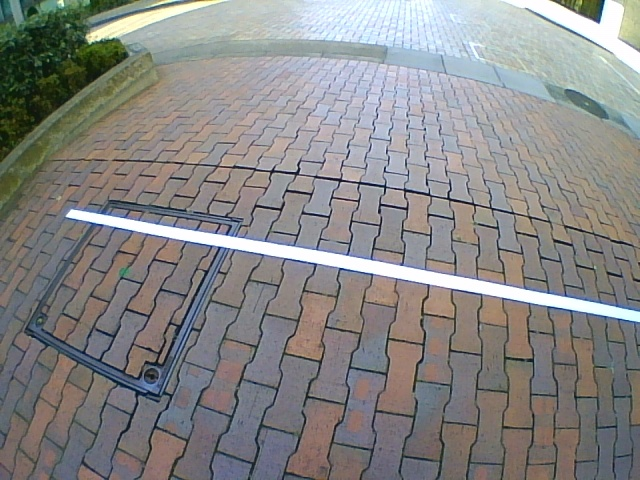
#> input picture image/tsudanuma_usbcam_1030/ラベリング済み/tsudanuma_usbcam_1030/2021-10-30-10-41-44/frame000016.jpg, 640 x 480 px, found by its file name
$ python test002.py   (older library calls are emulated)
#> lines starting #> are read from the running program, lines starting #| are printed output that depends on the picture; after the words box and inside, x2 and y2 are one past the last pixel; in counts of white or black regions, pixels touching at a corner belong together
# from distutils.log import info
# from tkinter import image_names
# from types import GeneratorType

from multiprocessing.context import assert_spawning
from turtle import shape, up
from attr import assoc
from cv2 import cvtColor, threshold
import std_msgs
import numpy as np
import cv2
from PIL import Image
import matplotlib.pyplot as plt
import numpy.linalg as LA
import math
import csv
#from keras.preprocessing import image
# matplotlib inline

path = "/home/fmasa/catkin_ws/src/detect_white_line/image/tsukuba/"
dir = "/home/fmasa/catkin_ws/src/detect_white_line/image/"
tsudanuma = "/home/fmasa/catkin_ws/src/detect_white_line/image/tsudanuma/"
tsudanuma_usb = "/home/fmasa/catkin_ws/src/detect_white_line/image/tsudanuma_usbcam_1030/"
day = "2021-10-30-10-"

size = (640, 480)

'''
select dir and image
'''
# img = cv2.imread(path + "frame_246.jpg")
img = cv2.imread(tsudanuma_usb + day + "41-44/frame000016.jpg")
#> img is the input picture: shape (480, 640, 3); mean B, G, R 133.8, 134.7, 135.2
# [4 lines of commented-out code are left out]

img2 = cv2.cvtColor(img, cv2.COLOR_BGR2RGB)
np_img = np.array(img2)
img_copy = img.copy()

img_copy = cv2.medianBlur(img_copy, 5)
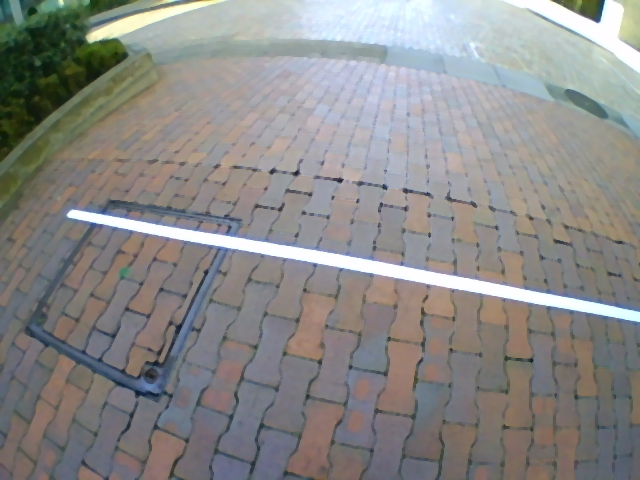
#> img_copy: shape (480, 640, 3); mean B, G, R 136, 137.3, 137.9
hsv = cv2.cvtColor(img_copy, cv2.COLOR_BGR2HSV)
#> hsv: shape (480, 640, 3); mean H, S, V 71.6, 35, 146.4
# tsukuba 60, 0, 150 : tsudanuma 60, 0, 240 : tsudanuma shadowb 60, 0, 230
lower_white = np.array([60, 0, 230])
# tsukuba 180, 45, 255 : tsudanuma 200, 45 ,255 : tsudanuma shadow 210, 60, 255
upper_white = np.array([200, 45, 255])

lower_silver = np.array([0, 0, 75])
upper_silver = np.array([0, 0, 200])

mask_white = cv2.inRange(hsv, lower_white, upper_white)
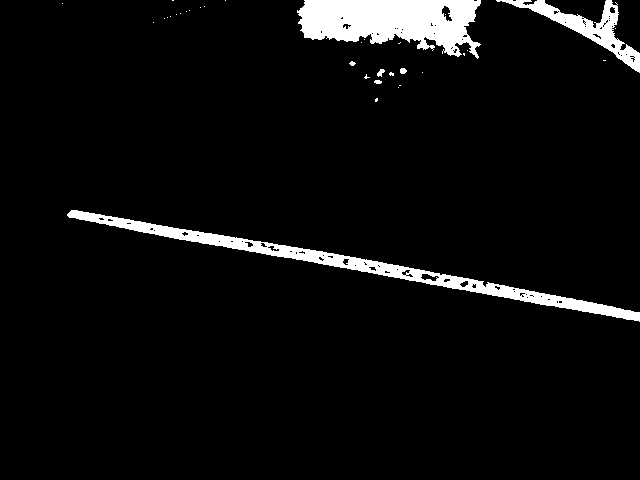
#> mask_white: shape (480, 640); 5.1% white; 34 white regions (27 under 20 px), largest, box (x1, y1, x2, y2) and area: (297, 0, 481, 59) 7168, (67, 210, 640, 322) 6143, (496, 0, 640, 73) 2252
res_white = cv2.bitwise_and(img_copy, img_copy, mask=mask_white)

mask_silver = cv2.inRange(hsv, lower_silver, upper_silver)
#> mask_silver: shape (480, 640); 0.19% white in thin lines or dots, all inside (x1, y1, x2, y2) = (3, 55, 640, 480)
res_silver = cv2.bitwise_and(img_copy, img_copy, mask=mask_silver)

plt.figure(figsize=(5, 5))
plt.xticks([]), plt.yticks([])
plt.imshow(res_white)
plt.show()


# plt.figure(figsize=(5, 5))
# # img2 = img[:, :, ::-1]
# plt.xticks([]), plt.yticks([])
# plt.imshow(img[:, ::-1])

gray = cv2.cvtColor(img, cv2.COLOR_BGR2GRAY)
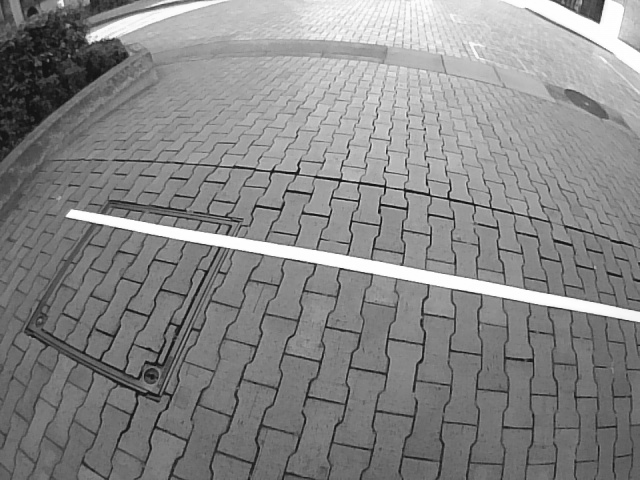
#> gray: shape (480, 640); min 15, max 255, mean 134.7
gray_white = cv2.cvtColor(res_white, cv2.COLOR_BGR2GRAY)
# cv2.imwrite("image/gray.jpg", gray)
img_p = gray_white
gray = gray_white

# [12 lines of commented-out code are left out]

kernel_x = np.array([[-1, 0, 1], [-2, 0, 2], [-1, 0, 1]])
kernel_y = np.array([[-1, -2, -1], [0, 0, 0], [1, 2, 1]])

gray_x = cv2.filter2D(gray, cv2.CV_64F, kernel_x)
gray_y = cv2.filter2D(gray, cv2.CV_64F, kernel_y)
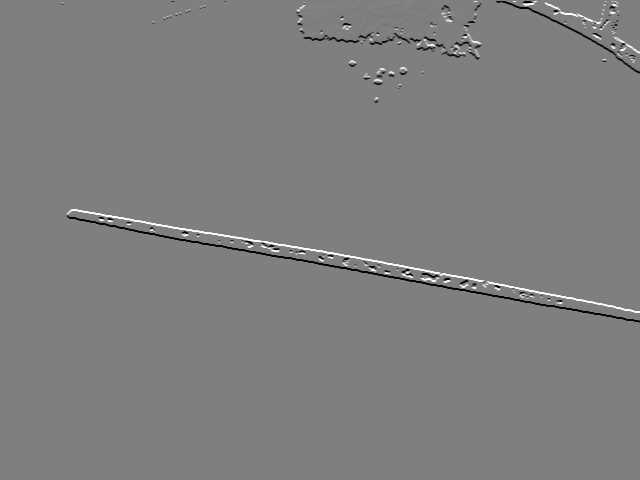
#> gray_y: shape (480, 640) float64; min -1016, max 1017, mean -1.4; drawn with min black and max white

sobel = cv2.Sobel(gray, cv2.CV_8U, 1, 0, ksize=5)
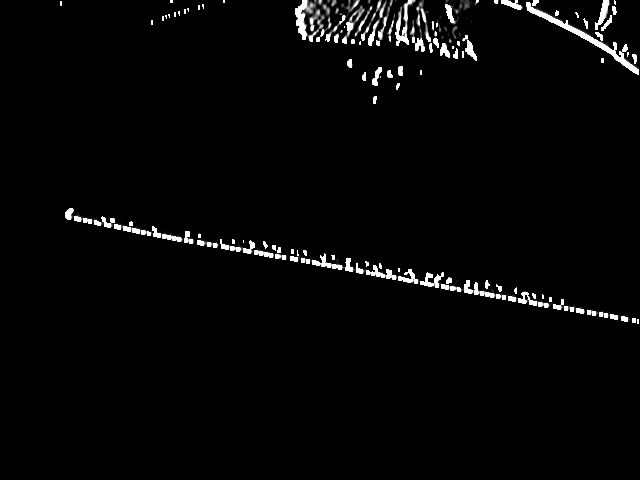
#> sobel: shape (480, 640); min 0, max 255, mean 6.4

lapsian = cv2.Laplacian(gray, cv2.CV_64F)

edges = np.sqrt(gray_x**2 + gray_y**2)
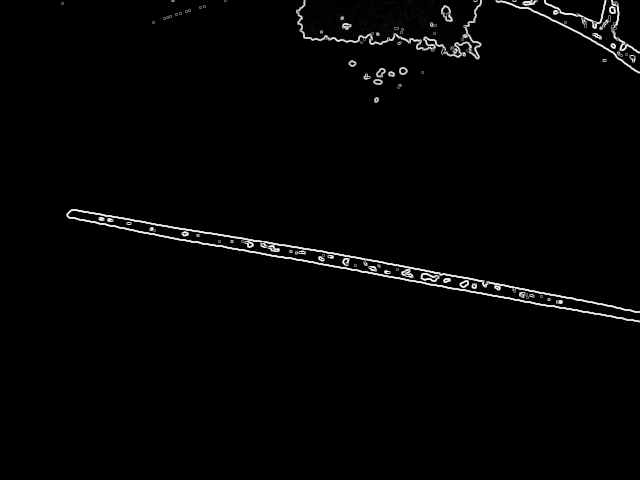
#> edges: shape (480, 640) float64; min 0, max 1137.3, mean 18.1; drawn with min black and max white

img_pp = edges
# [9 lines of commented-out code are left out]


# [8 lines left out: function template, not called in this run]


# template(dir + "template001.png")
# template(dir + "template002.png")
def calc_haarlike(crop_img):
    crop_img = crop_img[:, ::-1]

    threshold = 10
    rect_w = 10
    pattern_w = rect_w // 2
    width = crop_img.shape[0]

    peak_index = 0
    max_value = 0

    for index in range(width-rect_w):
        a1 = np.mean(crop_img[index: index+pattern_w, :])
        a2 = np.mean(crop_img[index+pattern_w: index+rect_w, :])
        H = a1-a2
        # [6 lines of commented-out code are left out]

        if max_value < H and H - max_value > threshold:
            max_value = H
            peak_index = index

    index = width - peak_index + rect_w
    return index if max_value > 0 else -1


def candidate_extraction(img):
    h, w = img.shape[0], img.shape[1]
#> h = 480; w = 640
    wh = 8
    window_pos = np.array([
        [[100, 200], [108, 470]],
        [[168, 200], [176, 470]],
        [[236, 200], [244, 470]],
        [[400, 200], [408, 470]],
        [[316, 200], [324, 470]],
        [[470, 200], [478, 470]],
        [[540, 200], [548, 470]]
    ])
    for i, ((x1, y1), (x2, y2)) in enumerate(window_pos):
        crop_img = gray[y1: y2, x1: x2]
        cv2.rectangle(img2, (x1, y1), (x2, y2), (255, 0, 0), 1)
        peak_index = calc_haarlike(crop_img)
        cv2.circle(img2, (x2-4,  470 - peak_index),
                   4, (0, 0, 255), thickness=2)
#> this loop made 7 passes
#> peak_index on passes 1 to 7: 261, 247, 235, 206, 221, 193, 180
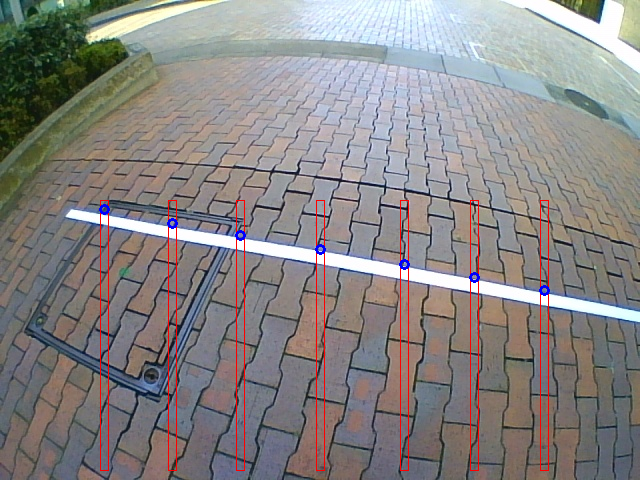
#> img2: shape (480, 640, 3); mean R, G, B 136.5, 133, 132.4


# [53 lines left out: functions image_vector, hough, not called in this run]


# hough()
candidate_extraction(gray)
# plt.figure(figsize=(5, 5))
# plt.xticks([]), plt.yticks([])
plt.imshow(img2)
# image_vector()
# print(np_img[0, 0, 1])


plt.show()

$ run again, with image/tsudanuma_usbcam_1030/ラベリング済み/tsudanuma_usbcam_1030/2021-10-30-10-41-44/frame000009.jpg copied over image/tsudanuma_usbcam_1030/ラベリング済み/tsudanuma_usbcam_1030/2021-10-30-10-41-44/frame000016.jpg
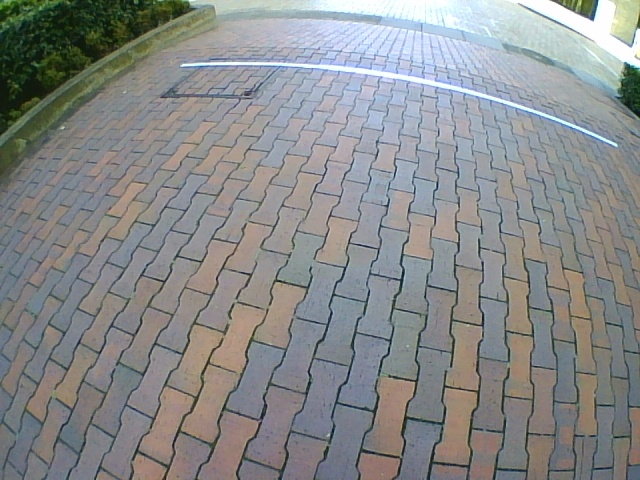
#> input picture image/tsudanuma_usbcam_1030/ラベリング済み/tsudanuma_usbcam_1030/2021-10-30-10-41-44/frame000009.jpg, 640 x 480 px, found by its file name
#> img is the input picture: shape (480, 640, 3); mean B, G, R 138.6, 138.4, 136.3
#> hsv: shape (480, 640, 3); mean H, S, V 75.6, 33.4, 149.2
#> `mask_white = cv2.inRange(hsv, lower_white, upper_white)`:
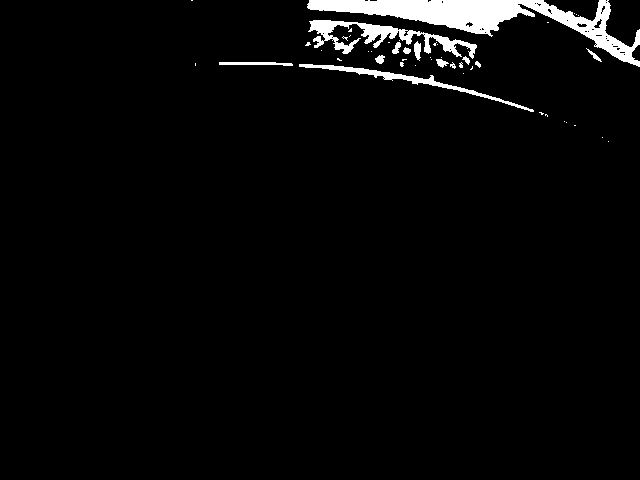
#> mask_white: shape (480, 640); 3.3% white; 47 white regions (34 under 20 px), largest, box (x1, y1, x2, y2) and area: (307, 0, 640, 67) 6334, (308, 20, 477, 59) 1900, (299, 64, 534, 112) 1050
#> mask_silver: shape (480, 640); 0.18% white in thin lines or dots
#> after the loop in candidate_extraction, `for i, ((x1, y1), (x2, y2)) in enumerate(window_pos):`:
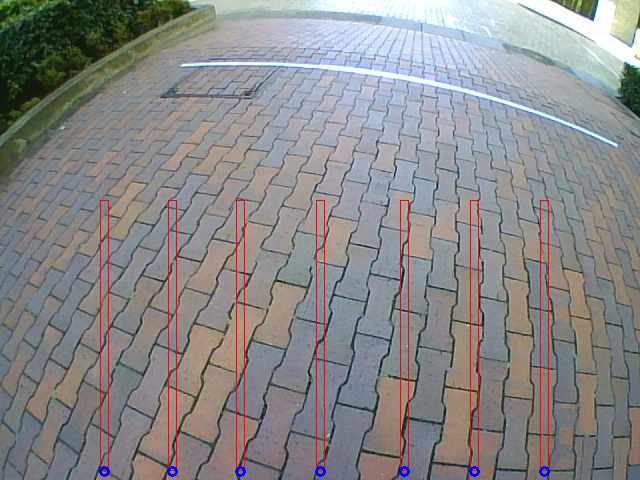
#> img2: shape (480, 640, 3); mean R, G, B 137.7, 136.7, 137.3

$ run again, with image/tsudanuma_usbcam_1030/ラベリング済み/tsudanuma_usbcam_1030/2021-10-30-10-41-44/frame000039.jpg copied over image/tsudanuma_usbcam_1030/ラベリング済み/tsudanuma_usbcam_1030/2021-10-30-10-41-44/frame000016.jpg
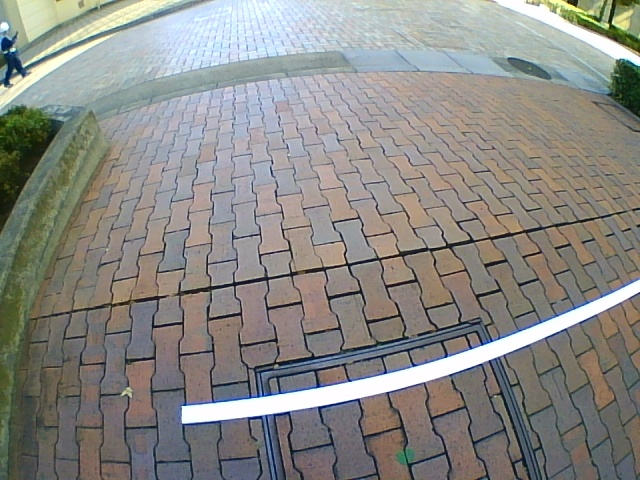
#> input picture image/tsudanuma_usbcam_1030/ラベリング済み/tsudanuma_usbcam_1030/2021-10-30-10-41-44/frame000039.jpg, 640 x 480 px, found by its file name
#> img is the input picture: shape (480, 640, 3); mean B, G, R 133.1, 137.1, 137.8
#> hsv: shape (480, 640, 3); mean H, S, V 62.1, 37.4, 148.2
#> `mask_white = cv2.inRange(hsv, lower_white, upper_white)`:
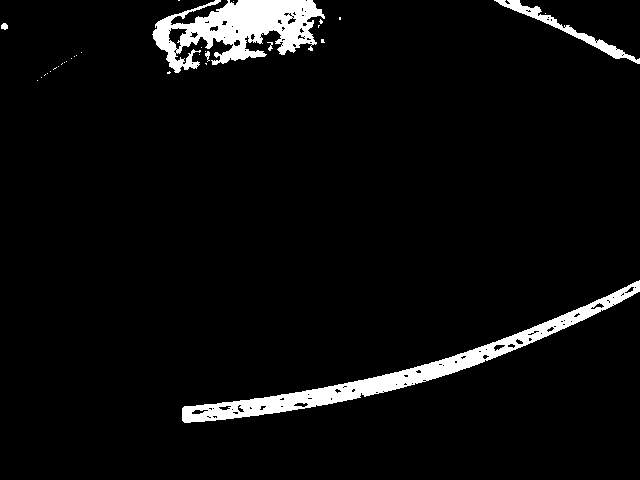
#> mask_white: shape (480, 640); 4.8% white; 32 white regions (26 under 20 px), largest, box (x1, y1, x2, y2) and area: (182, 280, 640, 423) 6986, (152, 0, 325, 73) 6447, (494, 0, 640, 64) 1139, (1, 23, 8, 30) 38, (205, 51, 210, 62) 30, (267, 42, 273, 51) 26
#> mask_silver: shape (480, 640); 0.13% white in thin lines or dots, all inside (x1, y1, x2, y2) = (44, 73, 638, 478)
#> the loop in candidate_extraction, `for i, ((x1, y1), (x2, y2)) in enumerate(window_pos):` made 7 passes
#> peak_index on passes 1 to 7: -1, -1, 67, 98, 79, 119, 148
#> after the loop in candidate_extraction, `for i, ((x1, y1), (x2, y2)) in enumerate(window_pos):`:
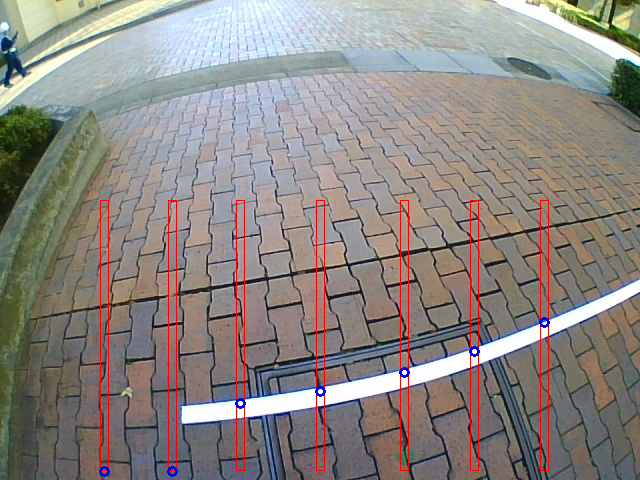
#> img2: shape (480, 640, 3); mean R, G, B 139.2, 135.4, 131.7
